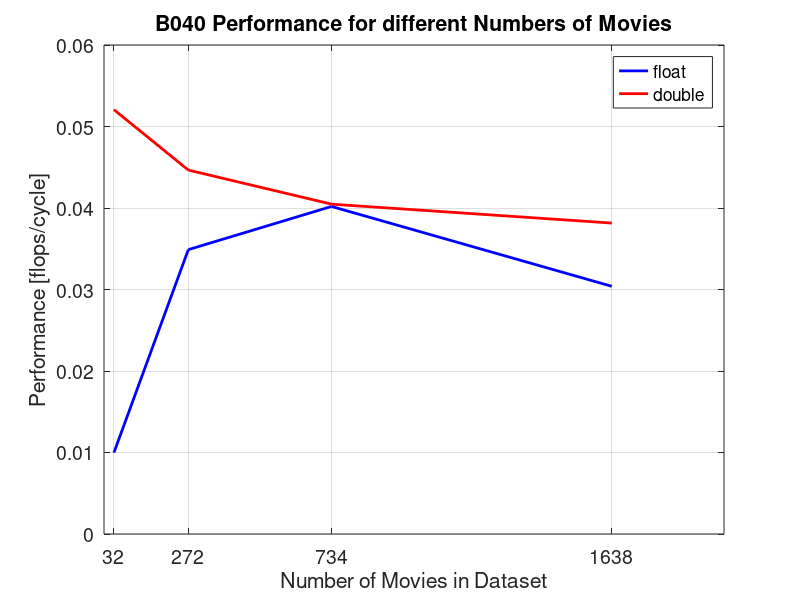

Reproduce this figure in MATLAB.
%% All measurements are for B040
% compiled with gcc 4.5.2, -O3, cygwin64
data_points_single = [];
data_points_double = [];

%% Performance Analysis 100k full, single precision
num_cycles = 3356005034; % CPU_CLK_UNHALTED.REF_TSC
num_messages = 54912;
% number of flops = FP_COMP_OPS_EXE.SSE_SCALAR_DOUBLE +
%                   FP_COMP_OPS_EXE.SSE_SCALAR_SINGLE + 
%                   FP_COMP_OPS_EXE.X87
num_flops = 72000108 + 12000018 + 18000027;
runtime = 1.019; % seconds
bandwidth_sec = 1.229; % GB/s

flops_cycle = num_flops/num_cycles;
data_points_single = [data_points_single; 1638, flops_cycle];

%% Performance Analysis 100k full, double precision
num_cycles = 31454047181; % CPU_CLK_UNHALTED.REF_TSC
num_messages = 448130;
% number of flops = FP_COMP_OPS_EXE.SSE_SCALAR_DOUBLE +
%                   FP_COMP_OPS_EXE.SSE_SCALAR_SINGLE + 
%                   FP_COMP_OPS_EXE.X87
num_flops = 816001224 + 0 + 384000576;
runtime = 9.553; % seconds
bandwidth_sec = 2.176; % GB/s

flops_cycle = num_flops/num_cycles;
data_points_double = [data_points_double; 1638, flops_cycle];

%% Performance Analysis [dataset user 405] 734 movies, user 405, single precision
num_cycles = 2538003807; % CPU_CLK_UNHALTED.REF_TSC
num_messages = 54330;
% number of flops = FP_COMP_OPS_EXE.SSE_SCALAR_DOUBLE +
%                   FP_COMP_OPS_EXE.SSE_SCALAR_SINGLE + 
%                   FP_COMP_OPS_EXE.X87
num_flops = 78000117 + 6000009 + 18000027;
runtime = 0.771; % seconds
bandwidth_sec = 1.568; % GB/s

flops_cycle = num_flops/num_cycles;
data_points_single = [data_points_single; 734, flops_cycle];

%% Performance Analysis [dataset user 405] 734 movies, user 405, double precision
num_cycles = 16308024462; % CPU_CLK_UNHALTED.REF_TSC
num_messages = 275480;
% number of flops = FP_COMP_OPS_EXE.SSE_SCALAR_DOUBLE +
%                   FP_COMP_OPS_EXE.SSE_SCALAR_SINGLE + 
%                   FP_COMP_OPS_EXE.X87
num_flops = 438000657 + 0 + 222000333;
runtime = 4.953; % seconds
bandwidth_sec = 2.238; % GB/s

flops_cycle = num_flops/num_cycles;
data_points_double = [data_points_double; 734, flops_cycle];

%% Performance Analysis [dataset 512] 272 movies, user 1-10, single precision
num_cycles = 9630014445; % CPU_CLK_UNHALTED.REF_TSC
num_messages = 105670;
% number of flops = FP_COMP_OPS_EXE.SSE_SCALAR_DOUBLE +
%                   FP_COMP_OPS_EXE.SSE_SCALAR_SINGLE + 
%                   FP_COMP_OPS_EXE.X87
num_flops = 204000306 + 30000045 + 102000153;
runtime = 2.925; % seconds
bandwidth_sec = 1.699; % GB/s

flops_cycle = num_flops/num_cycles;
data_points_single = [data_points_single; 272, flops_cycle];

%% Performance Analysis [dataset 512] 272 movies, user 1-10, double precision
num_cycles = 93388140082; % CPU_CLK_UNHALTED.REF_TSC
num_messages = 2083777;
% number of flops = FP_COMP_OPS_EXE.SSE_SCALAR_DOUBLE +
%                   FP_COMP_OPS_EXE.SSE_SCALAR_SINGLE + 
%                   FP_COMP_OPS_EXE.X87
num_flops = 2814004221 + 0 + 1356002034;
runtime = 30.253; % seconds
bandwidth_sec = 2.237; % GB/s

flops_cycle = num_flops/num_cycles;
data_points_double = [data_points_double; 272, flops_cycle];

%% Performance Analysis 32 movies, user 1-100, single precision
num_cycles = 7810011715; % CPU_CLK_UNHALTED.REF_TSC
num_messages = 46139;
% number of flops = FP_COMP_OPS_EXE.SSE_SCALAR_DOUBLE +
%                   FP_COMP_OPS_EXE.SSE_SCALAR_SINGLE + 
%                   FP_COMP_OPS_EXE.X87
num_flops = 54000081 + 12000018 + 12000018;
runtime = 2.372; % seconds
bandwidth_sec = 0.935; % GB/s

flops_cycle = num_flops/num_cycles;
data_points_single = [data_points_single; 32, flops_cycle];

%% Performance Analysis 32 movies, user 1-100, double precision
num_cycles = 20396030594; % CPU_CLK_UNHALTED.REF_TSC
num_messages = 872656;
% number of flops = FP_COMP_OPS_EXE.SSE_SCALAR_DOUBLE +
%                   FP_COMP_OPS_EXE.SSE_SCALAR_SINGLE + 
%                   FP_COMP_OPS_EXE.X87
num_flops = 768001152 + 0 + 294000441;
runtime = 6.195; % seconds
bandwidth_sec = 0.04; % GB/s

flops_cycle = num_flops/num_cycles;
data_points_double = [data_points_double; 32, flops_cycle];
%% Plotting
plot(data_points_single(:,1), data_points_single(:,2),'-b', 'LineWidth',2);
hold on; grid on;
plot(data_points_double(:,1), data_points_double(:,2),'-r', 'LineWidth',2);

fontsize = 14;
title('B040 Performance for different Numbers of Movies', 'fontsize', fontsize);
legend('float','double', 'fontsize', fontsize);
xlabel('Number of Movies in Dataset', 'fontsize', fontsize)
ylabel('Performance [flops/cycle]', 'fontsize', fontsize)

set(gca,'XTick',[32, 272, 734, 1638]);
set(gca,'fontsize', fontsize);
print(gcf, '-r150', 'performance_b040.png', '-dpng');
